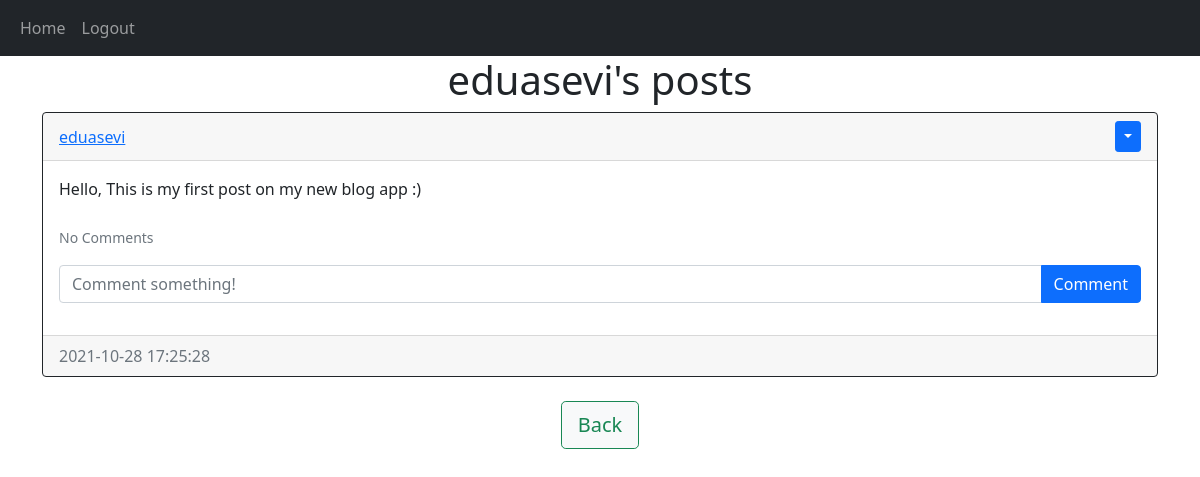
Before: /posts/eduasevi (signed in) with the older database file.
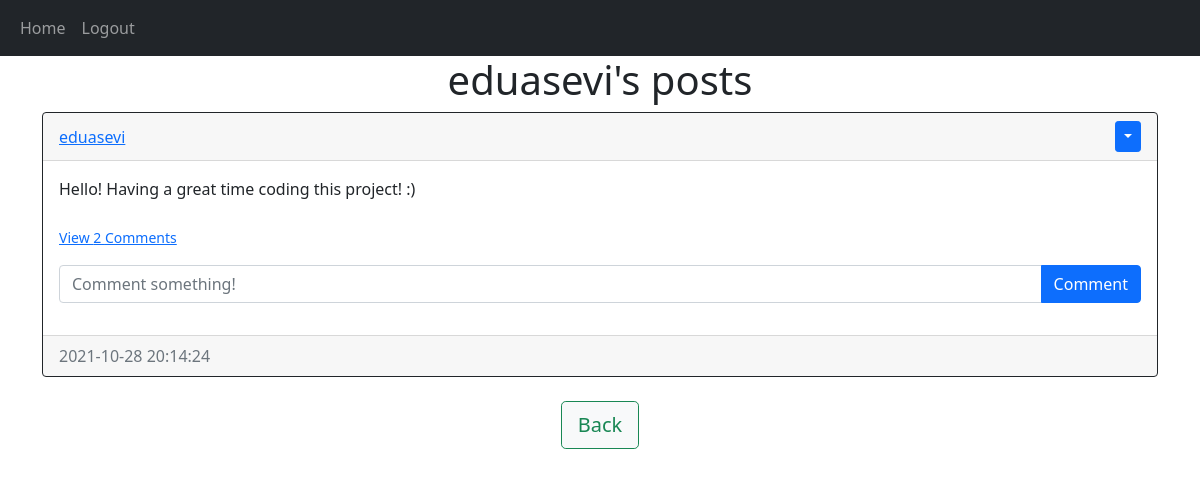
After: the same page with the newer database file.
### sunny_app/models.py (models this page shows)
class User(db.Model, UserMixin):
    id = db.Column(db.Integer, primary_key=True)
    email = db.Column(db.String(150), unique=True)
    username = db.Column(db.String(150), unique=True)
    password = db.Column(db.String(150))
    date_created = db.Column(db.DateTime(timezone=True), default=func.now())
    posts = db.relationship('Post', backref='user', passive_deletes=True)
    comments = db.relationship('Comment', backref='user', passive_deletes=True)

class Post(db.Model):
    id = db.Column(db.Integer, primary_key=True)
    text = db.Column(db.Text, nullable=False)
    date_created = db.Column(db.DateTime(timezone=True), default=func.now())
    author = db.Column(db.Integer, db.ForeignKey(
        'user.id', ondelete="CASCADE"), nullable=False)
    comments = db.relationship('Comment', backref='post', passive_deletes=True)

### sunny_app/views.py (the view)
@views.route("/posts/<username>")
@login_required
def posts(username):
    user = User.query.filter_by(username=username).first()
    if not user:
        flash('No user with that username exists.', category='error')
        return redirect(url_for('views.home'))
    posts = user.posts
    return render_template("posts.html", user=current_user, posts=posts, username=username)

### sunny_app/__init__.py (called while the page is built)
def create_app():
  app = Flask(__name__)
  app.config['SECRET_KEY'] = "thisismyname"
  app.config['SQLALCHEMY_DATABASE_URI'] = f'sqlite:///{DB_NAME}'
  db.init_app(app)
  from .views import views
  from .auth import auth
  app.register_blueprint(views, url_prefix='/')
  app.register_blueprint(auth, url_prefix='/')
  from .models import User, Post, Comment
  create_database(app)
  login_manager = LoginManager()
  login_manager.login_view = "auth.login"
  login_manager.init_app(app)
  @login_manager.user_loader
  def load_user(id):
    return User.query.get(int(id))
  return app

### sunny_app/templates/posts.html (shortened to what this page needs)
{% extends "posts_div.html" %}  {% block header %} {{username}}'s posts {% endblock %} {% block footer %}
<div align="center">
  <a href="/home"
    ><button type="button" class="btn btn-light btn-outline-success btn-lg">
      Back
    </button></a
  >
</div>
{% endblock %}

### sunny_app/templates/posts_div.html (shortened to what this page needs)
{% extends "base.html" %} {% block title %}Home{% endblock %} {% block content
%}
<h1 align="center">{% block header %}Posts{% endblock %}</h1>
<div id="posts">
  {% for post in posts %}
  <div class="card border-dark">
    <div class="card-header d-flex justify-content-between align-items-center">
      <a href="/posts/{{post.user.username}}">{{post.user.username}}</a>
      {% if user.id == post.author %}
      <div class="btn-group">
        <button
          type="button"
          class="btn btn-sm btn-primary dropdown-toggle"
          data-bs-toggle="dropdown"
        ></button>
      </div>
      {% endif %}
    </div>
    <div class="card-body">
      <div class="card-text">{{post.text}}</div>
      <br />
      <p class="card-text">
        {% if post.comments|length > 0 %}
        <a data-bs-toggle="collapse" href="#comments-{{post.id}}" role="button">
          <small>View {{post.comments|length}} Comments</small>
        </a>
        {% else %}
        <small class="text-muted">No Comments</small>
        {% endif %}
      </p>
      <form
        class="input-group mb-3"
        method="POST"
        action="/create-comment/{{post.id}}"
      >
        <input
          type="text"
          id="text"
          name="text"
          class="form-control"
          placeholder="Comment something!"
        />
        <button type="submit" class="btn btn-primary">Comment</button>
      </form>
    </div>
    <div class="card-footer text-muted">{{post.date_created}}</div>
  </div>
  <br/ > {% endfor %}
</div>
{% block footer %}{% endblock %} {% endblock %}

### sunny_app/templates/base.html (shortened to what this page needs)
<!DOCTYPE html>
<html lang="en">
  <head>
    <link
      href="https://cdn.jsdelivr.net/npm/bootstrap@5.1.3/dist/css/bootstrap.min.css"
      rel="stylesheet"
    />
    <link rel="stylesheet" href="/static/style.css" />
  </head>
  <body>
    <nav class="navbar navbar-expand-lg navbar-dark bg-dark">
      <div class="container-fluid">
        <div class="collapse navbar-collapse" id="navbar">
          <div class="navbar-nav">
            <a class="nav-item nav-link" href="/home">Home</a>
            {% if user.is_authenticated %}
            <a class="nav-item nav-link" href="/logout">Logout</a>
            {% else %}
            <a class="nav-item nav-link" href="/login">Login</a>
            <a class="nav-item nav-link" href="/sign-up">Sign Up</a>
            {% endif %}
          </div>
        </div>
      </div>
    </nav>
    <div class="container">{% block content %}{% endblock %}</div>
  </body>
</html>

Changed rows visible on the page:
changed Post "eduasevi": text "Hello, This is my first post on my new blog app :)" → "Hello! Having a great time coding this project! :)"; comments|length (not shown) → "2"; date_created "2021-10-28 17:25:28" → "2021-10-28 20:14:24"; text "No Comments" → "View Comments"
